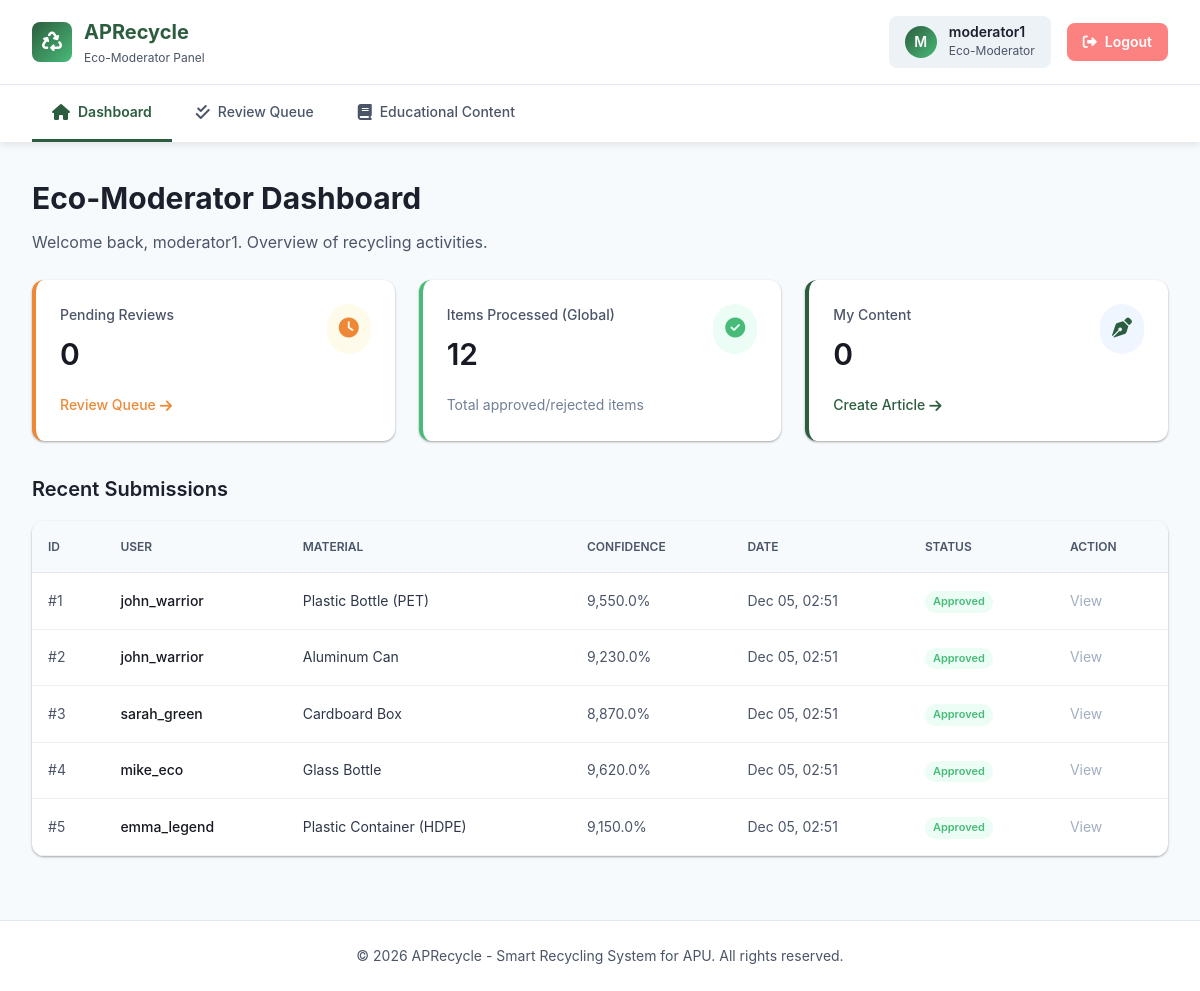
The app's page /eco-moderator/dashboard.php (signed in), older data.
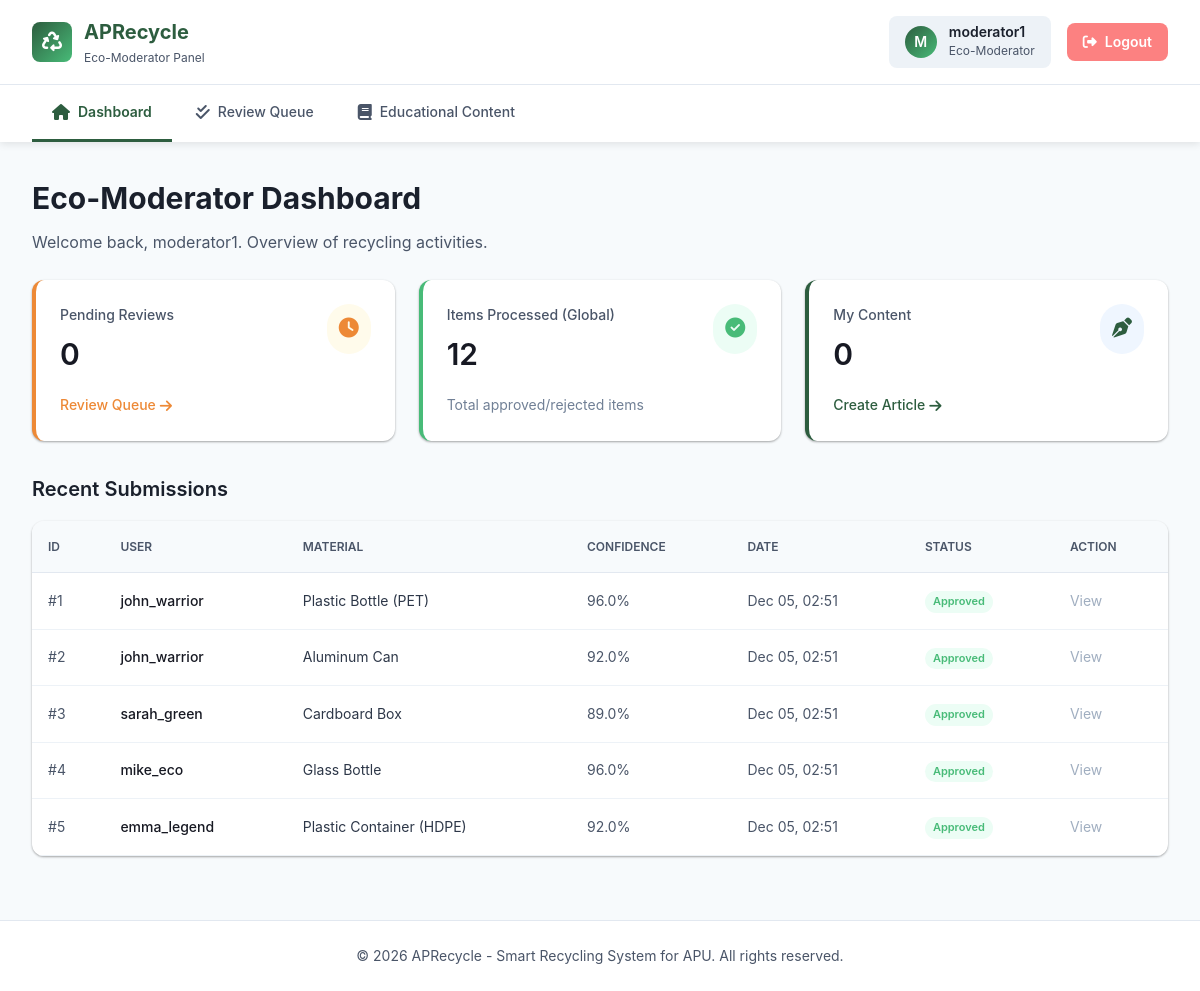
The same page, newer data.
### tables this page shows
CREATE TABLE IF NOT EXISTS `recycling_submission` (
  `submission_id` int NOT NULL AUTO_INCREMENT,
  `user_id` int NOT NULL,
  `bin_id` int NOT NULL,
  `image_url` varchar(255) NOT NULL,
  `ai_confidence` decimal(5,2) NOT NULL,
  `status` varchar(20) NOT NULL,
  `moderator_feedback` text,
  `created_at` datetime NOT NULL DEFAULT CURRENT_TIMESTAMP,
  PRIMARY KEY (`submission_id`),
  KEY `user_id` (`user_id`),
  KEY `bin_id` (`bin_id`)
);

CREATE TABLE IF NOT EXISTS `user` (
  `user_id` int NOT NULL AUTO_INCREMENT,
  `username` varchar(50) NOT NULL,
  `password` varchar(255) NOT NULL,
  `email` varchar(255) NOT NULL,
  `role` varchar(20) NOT NULL,
  `qr_code` varchar(255) NOT NULL,
  `lifetime_points` int NOT NULL DEFAULT '0',
  `created_at` datetime NOT NULL DEFAULT CURRENT_TIMESTAMP,
  `team_id` int DEFAULT NULL,
  PRIMARY KEY (`user_id`),
  KEY `team_id` (`team_id`)
);

CREATE TABLE IF NOT EXISTS `material` (
  `material_id` int NOT NULL AUTO_INCREMENT,
  `material_name` varchar(100) NOT NULL,
  `points_per_item` int NOT NULL,
  PRIMARY KEY (`material_id`)
);

### eco-moderator/dashboard.php (the view, shortened to what the changed rows need)
<?php
require_once 'includes/header.php';
$conn = getDBConnection();
$user_id = $_SESSION['user_id'];
$sql_pending = "SELECT COUNT(*) as count FROM recycling_submission WHERE status = 'pending'";
$res_pending = $conn->query($sql_pending);
$pending_count = $res_pending->fetch_assoc()['count'];
$sql_processed = "SELECT COUNT(*) as count FROM recycling_submission WHERE status IN ('approved', 'rejected')";
$res_processed = $conn->query($sql_processed);
$processed_count = $res_processed->fetch_assoc()['count'];
$sql_content = "SELECT COUNT(*) as count FROM educational_content WHERE author_id = ?";
$stmt_content = $conn->prepare($sql_content);
$stmt_content->bind_param("i", $user_id);
$stmt_content->execute();
$content_count = $stmt_content->get_result()->fetch_assoc()['count'];
$sql_recent = "SELECT s.submission_id, s.image_url, s.ai_confidence, s.status, s.created_at, u.username, m.material_name
               FROM recycling_submission s
               LEFT JOIN user u ON s.user_id = u.user_id
               LEFT JOIN submission_material sm ON s.submission_id = sm.submission_id
               LEFT JOIN material m ON sm.material_id = m.material_id
               ORDER BY s.created_at DESC LIMIT 5";
$recent_submissions = $conn->query($sql_recent);
?>
<div class="page-header">
    <h1 class="page-title">Eco-Moderator Dashboard</h1>
</div>
<div style="display: grid; grid-template-columns: repeat(auto-fit, minmax(300px, 1fr)); gap: var(--space-6); margin-bottom: var(--space-8);">
    <div style="background: white; padding: var(--space-6); border-radius: var(--radius-lg); box-shadow: var(--shadow-sm); border-left: 4px solid var(--color-warning);">
        <div style="display: flex; justify-content: space-between; align-items: flex-start; margin-bottom: var(--space-4);">
            <div>
                <h2 style="font-size: var(--text-3xl); margin: var(--space-1) 0 0 0; color: var(--color-gray-900);"><?php echo $pending_count; ?></h2>
            </div>
        </div>
    </div>
    <div style="background: white; padding: var(--space-6); border-radius: var(--radius-lg); box-shadow: var(--shadow-sm); border-left: 4px solid var(--color-success);">
        <div style="display: flex; justify-content: space-between; align-items: flex-start; margin-bottom: var(--space-4);">
            <div>
                <h2 style="font-size: var(--text-3xl); margin: var(--space-1) 0 0 0; color: var(--color-gray-900);"><?php echo $processed_count; ?></h2>
            </div>
        </div>
    </div>
    <div style="background: white; padding: var(--space-6); border-radius: var(--radius-lg); box-shadow: var(--shadow-sm); border-left: 4px solid var(--color-primary);">
        <div style="display: flex; justify-content: space-between; align-items: flex-start; margin-bottom: var(--space-4);">
            <div>
                <h2 style="font-size: var(--text-3xl); margin: var(--space-1) 0 0 0; color: var(--color-gray-900);"><?php echo $content_count; ?></h2>
            </div>
        </div>
    </div>
</div>
<h2 style="font-size: var(--text-xl); color: var(--color-gray-800); margin-bottom: var(--space-4);">Recent Submissions</h2>
<div style="background: white; border-radius: var(--radius-lg); box-shadow: var(--shadow-sm); overflow: hidden;">
    <div style="overflow-x: auto;">
        <table style="width: 100%; border-collapse: collapse; text-align: left;">
            <thead style="background: var(--color-gray-50); border-bottom: 1px solid var(--color-gray-200);">
                <tr>
                    <th style="padding: var(--space-4); font-size: var(--text-xs); font-weight: 600; color: var(--color-gray-600); text-transform: uppercase;">ID</th>
                    <th style="padding: var(--space-4); font-size: var(--text-xs); font-weight: 600; color: var(--color-gray-600); text-transform: uppercase;">User</th>
                    <th style="padding: var(--space-4); font-size: var(--text-xs); font-weight: 600; color: var(--color-gray-600); text-transform: uppercase;">Material</th>
                    <th style="padding: var(--space-4); font-size: var(--text-xs); font-weight: 600; color: var(--color-gray-600); text-transform: uppercase;">Confidence</th>
                    <th style="padding: var(--space-4); font-size: var(--text-xs); font-weight: 600; color: var(--color-gray-600); text-transform: uppercase;">Date</th>
                    <th style="padding: var(--space-4); font-size: var(--text-xs); font-weight: 600; color: var(--color-gray-600); text-transform: uppercase;">Status</th>
                    <th style="padding: var(--space-4); font-size: var(--text-xs); font-weight: 600; color: var(--color-gray-600); text-transform: uppercase;">Action</th>
                </tr>
            </thead>
            <tbody style="font-size: var(--text-sm);">
                <?php if ($recent_submissions && $recent_submissions->num_rows > 0): ?>
                        <?php while ($row = $recent_submissions->fetch_assoc()): ?>
                            <tr style="border-bottom: 1px solid var(--color-gray-100);">
                                <td style="padding: var(--space-4); color: var(--color-gray-600);">#<?php echo $row['submission_id']; ?></td>
                                <td style="padding: var(--space-4); font-weight: 500; color: var(--color-gray-900);"><?php echo htmlspecialchars($row['username'] ?? 'Unknown'); ?></td>
                                <td style="padding: var(--space-4); color: var(--color-gray-700);"><?php echo htmlspecialchars($row['material_name'] ?? 'Unclassified'); ?></td>
                                <td style="padding: var(--space-4); color: var(--color-gray-600);">
                                    <?php
                                    $conf = $row['ai_confidence'] * 100;
                                    echo number_format($conf, 1) . '%';
                                    ?>
                                </td>
                                <td style="padding: var(--space-4); color: var(--color-gray-600);"><?php echo date('M d, H:i', strtotime($row['created_at'])); ?></td>
                                <td style="padding: var(--space-4);">
                                    <?php
                                    $status_color = 'var(--color-gray-500)';
                                    $bg_color = 'var(--color-gray-100)';
                                    $label = ucfirst($row['status']);
                                    if ($row['status'] == 'approved') {
                                        $status_color = 'var(--color-success)';
                                        $bg_color = '#ECFDF5';
                                    } elseif ($row['status'] == 'rejected') {
                                        $status_color = 'var(--color-error)';
                                        $bg_color = '#FEF2F2';
                                    } elseif ($row['status'] == 'pending') {
                                        $status_color = 'var(--color-warning)';
                                        $bg_color = '#FFFBEB';
                                    }
                                    ?>
                                    <span style="display: inline-block; padding: 2px 8px; border-radius: var(--radius-full); font-size: 11px; font-weight: 600; color: <?php echo $status_color; ?>; background: <?php echo $bg_color; ?>;">
                                        <?php echo $label; ?>
                                    </span>
                                </td>
                                <td style="padding: var(--space-4);">
                                    <?php if ($row['status'] == 'pending'): ?>
                                        <a href="review-queue.php?id=<?php echo $row['submission_id']; ?>" style="color: var(--color-primary); font-weight: 500; text-decoration: none;">Review</a>
                                    <?php else: ?>
                                        <span style="color: var(--color-gray-400);">View</span>
                                    <?php endif; ?>
                                </td>
                            </tr>
                        <?php endwhile; ?>
                <?php else: ?>
                        <tr>
                            <td colspan="7" style="padding: var(--space-8); text-align: center; color: var(--color-gray-500);">No recent submissions found.</td>
                        </tr>
                <?php endif; ?>
            </tbody>
        </table>
    </div>
</div>
<?php
require_once 'includes/footer.php';
?>

Row changes from the older to the newer data that the page shows:
changed recycling_submission "Plastic Bottle (PET)": ai_confidence "9,550.0" → "96.0"
changed recycling_submission "Aluminum Can": ai_confidence "9,230.0" → "92.0"
changed recycling_submission "sarah_green": ai_confidence "8,870.0" → "89.0"
changed recycling_submission "mike_eco": ai_confidence "9,620.0" → "96.0"
changed recycling_submission "emma_legend": ai_confidence "9,150.0" → "92.0"
